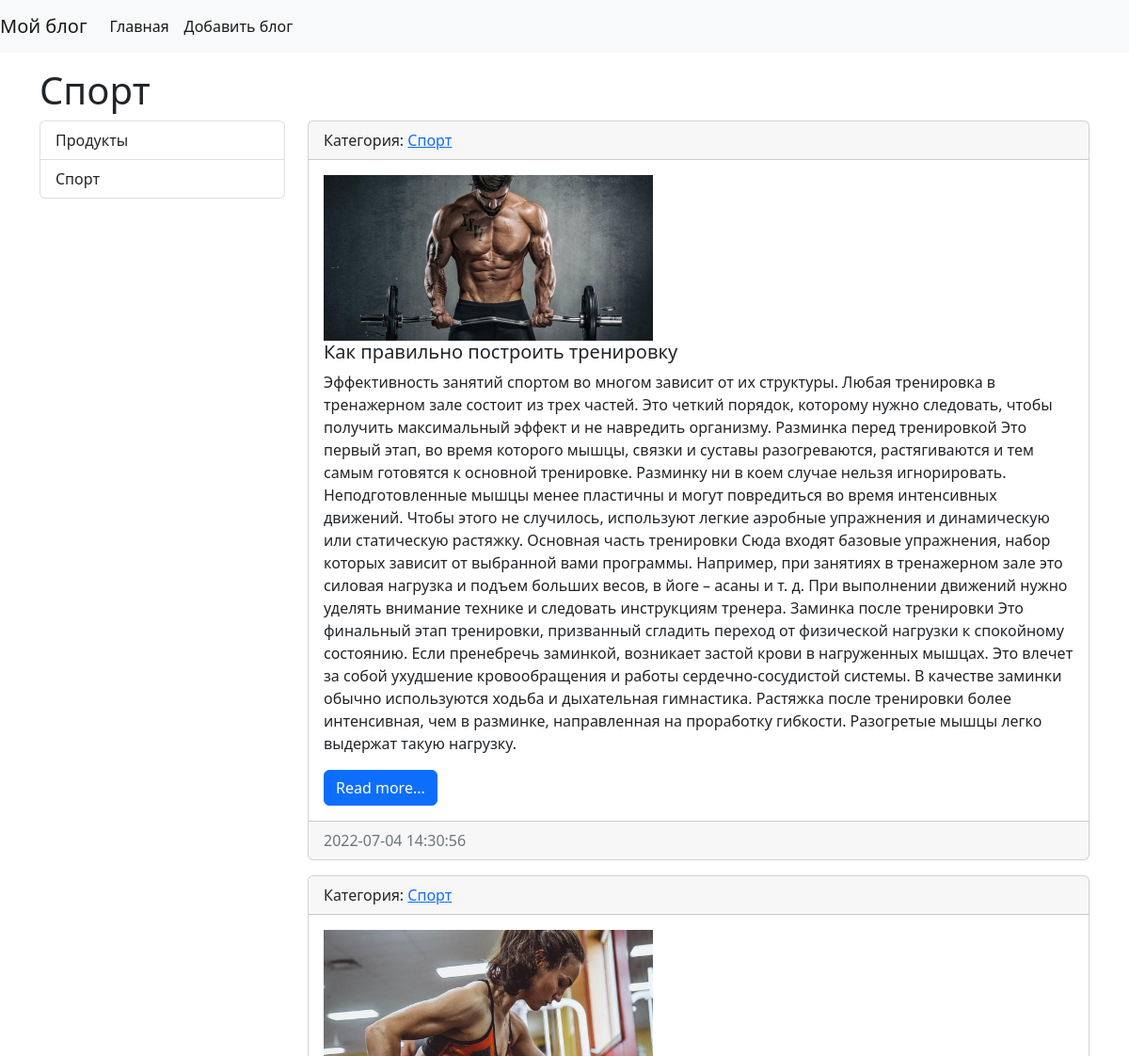
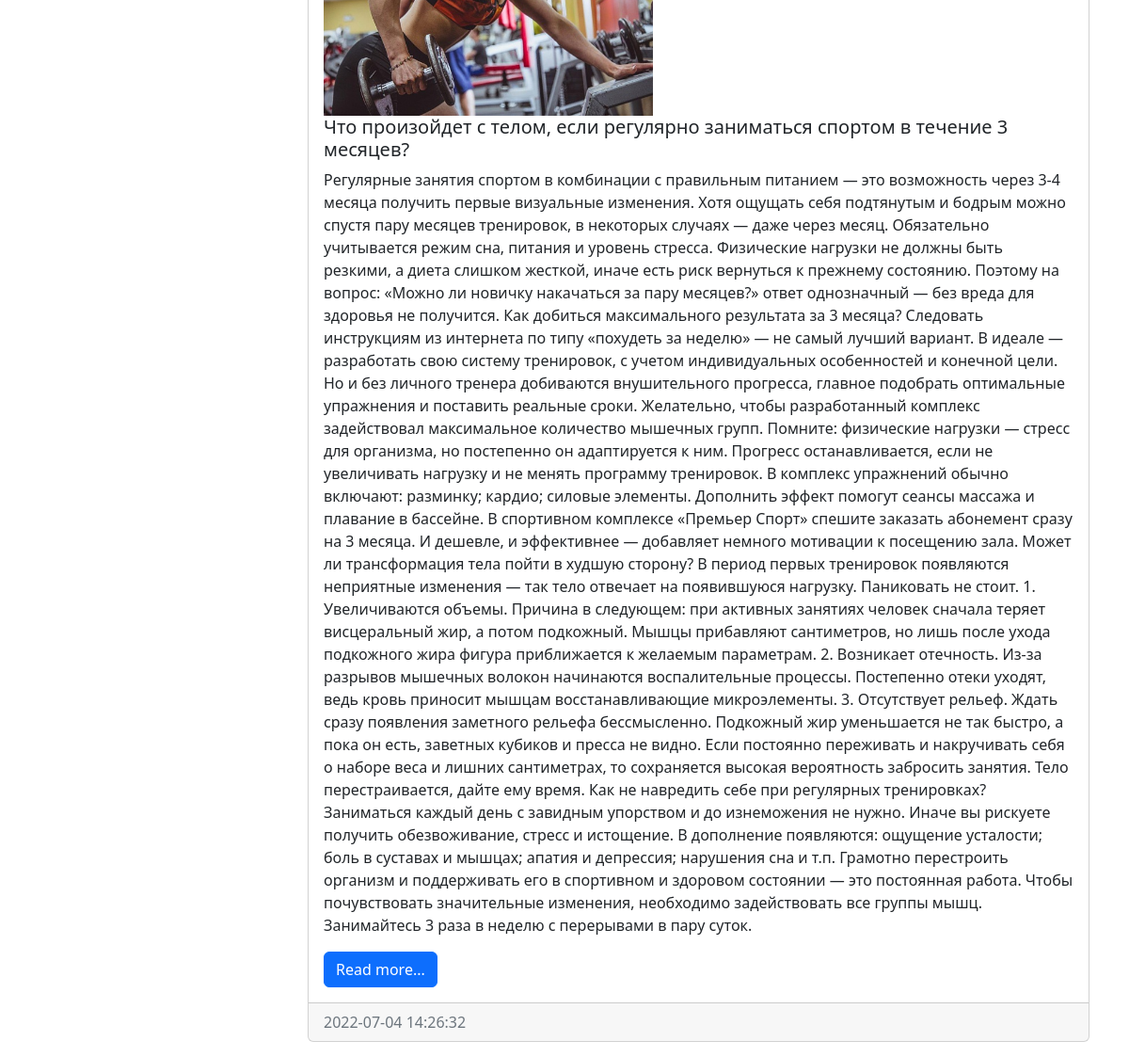
Page /category/1/ on the committed database (2 pictures, top to bottom).
### cool/models.py (models this page shows, shortened)
class Category(models.Model):
    title = models.CharField(
        max_length=100, db_index=True, verbose_name="Наименование категории"
    )
    def get_absolute_url(self):
        return reverse("category", kwargs={"category_id": self.pk})
    def __str__(self):
        return self.title
    class Meta:
        verbose_name = "Категория"
        verbose_name_plural = "Категории"
        ordering = ["title"]

class Blogs(models.Model):
    title = models.CharField(max_length=100, verbose_name="Наименование")
    content = models.TextField(blank=True, verbose_name="Контент")
    created_at = models.DateTimeField(auto_now_add=True, verbose_name="Создано")
    updated_at = models.DateTimeField(auto_now=True, verbose_name="Обновлено")
    photo = models.ImageField(
        upload_to="photos/%Y/%m/%d/", verbose_name="Фото", blank=True
    )
    is_published = models.BooleanField(default=True, verbose_name="Опубликовано")
    category = models.ForeignKey(
        "Category", on_delete=models.PROTECT, null=True, verbose_name="Категория"
    )
    def get_absolute_url(self):
        return reverse("view_blogs", kwargs={"pk": self.pk})
    class Meta:
        verbose_name = "Запись"
        verbose_name_plural = "Записи"
        ordering = ["-created_at"]

### cool/views.py (the view)
# urls.py: path("category/<int:category_id>/", BlogsByCategory.as_view(), name="category"),
class BlogsByCategory(ListView):
    model = Blogs
    template_name = "cool/home_blogs_list.html"
    context_object_name = "blogs"
    def get_context_data(self, *, object_list=None, **kwargs):
        context = super().get_context_data(**kwargs)
        context["title"] = Category.objects.get(pk=self.kwargs["category_id"])
        return context
    def get_queryset(self):
        return Blogs.objects.filter(
            category_id=self.kwargs["category_id"], is_published=True
        ).select_related("category")

### cool/templatetags/blogs_tags.py (called while the page is built)
@register.inclusion_tag("cool/list_categories.html")
def show_categories():
    categories = Category.objects.all()
    return {"categories": categories}

### cool/templates/cool/home_blogs_list.html (shortened to what this page needs)
{% extends 'base.html' %}
{% block sidebar %}
{% include 'inc/_sidebar.html' %}
{% endblock sidebar %}
{% block content %}
{% for item in blogs %}
<div class="card mb-3">
    <div class="card-header">
        Категория: <a href="{{ item.category.get_absolute.url }}">{{ item.category }}</a>
    </div>
    <div class="card-body">
        <div class="media">
            {% if item.photo %}
            <img src="{{ item.photo.url }}" alt="" width="350">
            {% else %}
            <img src="https://picsum.photos/id/1060/350/235/?blur=2" alt="" width="350" class="mr-3">
            {% endif %}
            <div class="media-body">
                <h5 class="card-title">{{ item.title }}</h5>
                <p class="card-text">{{ item.content }}</p>
                <a href="{{ item.get_absolute_url }}" class="btn btn-primary">Read more...</a>
            </div>
        </div>
    </div>
    <div class="card-footer text-muted">
        {{ item.created_at|date:"Y-m-d H:i:s" }}
    </div>
</div>
{% endfor %}
{% endblock content %}

### templates/base.html (shortened to what this page needs)
{% load static %}
<!doctype html>
<html lang="en">
  <head>
    <link  href="https://cdn.jsdelivr.net/npm/bootstrap@5.2.0-beta1/dist/css/bootstrap.min.css" rel="stylesheet">
  </head>
  <body>
{% include 'inc/_nav.html' %}
 <div class="container mt-3">
     <h1>{{ title }}</h1>
     <div class="row">
         <div class="col-md-3">
             {% block sidebar %}SIDEBAR{% endblock sidebar %}
         </div>
         <div class="col-md-9">
             {% block content %}CONTENT{% endblock content %}
         </div>
     </div>
  </body>
</html>

### cool/templates/cool/list_categories.html
<div class="list-group">
    {% for item in categories %}
    <a href="{{ item.get_absolute_url }}" class="list-group-item list-group-item-action">{{ item.title }}</a>
    {% endfor %}
</div>

### rows in the picture
Category: title "Спорт"
Category: title "Продукты"
Blogs: category "Спорт", photo (picture), title "Как правильно построить тренировку", content "Эффективность занятий спортом во многом зависит от их структуры. Любая тренировка в тренажерном зале состоит из трех частей. Это четкий порядок, которому нужно следовать, чтобы получить максимальный эффект и не навредить организму. Разминка перед тренировкой Это первый этап, во время которого мышцы, связки и суставы разогреваются, растягиваются и тем самым готовятся к основной тренировке. Разминку ни в коем случае нельзя игнорировать. Неподготовленные мышцы менее пластичны и могут повредиться во время интенсивных движений. Чтобы этого не случилось, используют легкие аэробные упражнения и динамическую или статическую растяжку. Основная часть тренировки Сюда входят базовые упражнения, набор…", created_at "2022-07-04 14:30:56"
Blogs: category "Спорт", photo (picture), title "Что произойдет с телом, если регулярно заниматься спортом в течение 3 месяцев?", content "Регулярные занятия спортом в комбинации с правильным питанием — это возможность через 3-4 месяца получить первые визуальные изменения. Хотя ощущать себя подтянутым и бодрым можно спустя пару месяцев тренировок, в некоторых случаях — даже через месяц. Обязательно учитывается режим сна, питания и уровень стресса. Физические нагрузки не должны быть резкими, а диета слишком жесткой, иначе есть риск вернуться к прежнему состоянию. Поэтому на вопрос: «Можно ли новичку накачаться за пару месяцев?» ответ однозначный — без вреда для здоровья не получится. Как добиться максимального результата за 3 месяца? Следовать инструкциям из интернета по типу «похудеть за неделю» — не самый лучший вариант. В…", created_at "2022-07-04 14:26:32"
